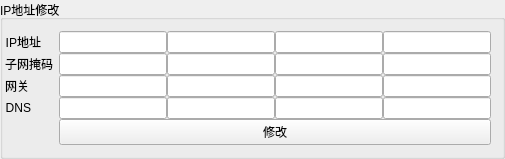
              <widget class="QGroupBox" name="groupBox_17">
               <property name="title">
                <string>IP地址修改</string>
               </property>
               <layout class="QVBoxLayout" name="verticalLayout_20">
                <property name="leftMargin">
                 <number>2</number>
                </property>
                <item>
                 <layout class="QFormLayout" name="formLayout">
                  <property name="verticalSpacing">
                   <number>0</number>
                  </property>
                  <item row="0" column="0">
                   <widget class="QLabel" name="label_37">
                    <property name="text">
                     <string>IP地址</string>
                    </property>
                    <property name="alignment">
                     <set>Qt::AlignRight|Qt::AlignTrailing|Qt::AlignVCenter</set>
                    </property>
                   </widget>
                  </item>
                  <item row="1" column="0">
                   <widget class="QLabel" name="label_39">
                    <property name="text">
                     <string>子网掩码</string>
                    </property>
                    <property name="alignment">
                     <set>Qt::AlignRight|Qt::AlignTrailing|Qt::AlignVCenter</set>
                    </property>
                   </widget>
                  </item>
                  <item row="2" column="0">
                   <widget class="QLabel" name="label_40">
                    <property name="text">
                     <string>网关</string>
                    </property>
                    <property name="alignment">
                     <set>Qt::AlignRight|Qt::AlignTrailing|Qt::AlignVCenter</set>
                    </property>
                   </widget>
                  </item>
                  <item row="3" column="0">
                   <widget class="QLabel" name="label_41">
                    <property name="text">
                     <string>DNS</string>
                    </property>
                    <property name="alignment">
                     <set>Qt::AlignRight|Qt::AlignTrailing|Qt::AlignVCenter</set>
                    </property>
                   </widget>
                  </item>
                  <item row="0" column="1">
                   <layout class="QHBoxLayout" name="horizontalLayout_30">
                    <property name="spacing">
                     <number>0</number>
                    </property>
                    <item>
                     <widget class="QLineEdit" name="lineEdit_30"/>
                    </item>
                    <item>
                     <widget class="QLineEdit" name="lineEdit_32"/>
                    </item>
                    <item>
                     <widget class="QLineEdit" name="lineEdit_31"/>
                    </item>
                    <item>
                     <widget class="QLineEdit" name="lineEdit_29"/>
                    </item>
                   </layout>
                  </item>
                  <item row="1" column="1">
                   <layout class="QHBoxLayout" name="horizontalLayout_37">
                    <property name="spacing">
                     <number>0</number>
                    </property>
                    <item>
                     <widget class="QLineEdit" name="lineEdit_37"/>
                    </item>
                    <item>
                     <widget class="QLineEdit" name="lineEdit_38"/>
                    </item>
                    <item>
                     <widget class="QLineEdit" name="lineEdit_39"/>
                    </item>
                    <item>
                     <widget class="QLineEdit" name="lineEdit_40"/>
                    </item>
                   </layout>
                  </item>
                  <item row="2" column="1">
                   <layout class="QHBoxLayout" name="horizontalLayout_38">
                    <property name="spacing">
                     <number>0</number>
                    </property>
                    <item>
                     <widget class="QLineEdit" name="lineEdit_41"/>
                    </item>
                    <item>
                     <widget class="QLineEdit" name="lineEdit_42"/>
                    </item>
                    <item>
                     <widget class="QLineEdit" name="lineEdit_43"/>
                    </item>
                    <item>
                     <widget class="QLineEdit" name="lineEdit_44"/>
                    </item>
                   </layout>
                  </item>
                  <item row="3" column="1">
                   <layout class="QHBoxLayout" name="horizontalLayout_40">
                    <property name="spacing">
                     <number>0</number>
                    </property>
                    <item>
                     <widget class="QLineEdit" name="lineEdit_45"/>
                    </item>
                    <item>
                     <widget class="QLineEdit" name="lineEdit_46"/>
                    </item>
                    <item>
                     <widget class="QLineEdit" name="lineEdit_47"/>
                    </item>
                    <item>
                     <widget class="QLineEdit" name="lineEdit_48"/>
                    </item>
                   </layout>
                  </item>
                  <item row="4" column="1">
                   <widget class="QPushButton" name="pushButton_53">
                    <property name="text">
                     <string>修改</string>
                    </property>
                   </widget>
                  </item>
                 </layout>
                </item>
               </layout>
              </widget>
